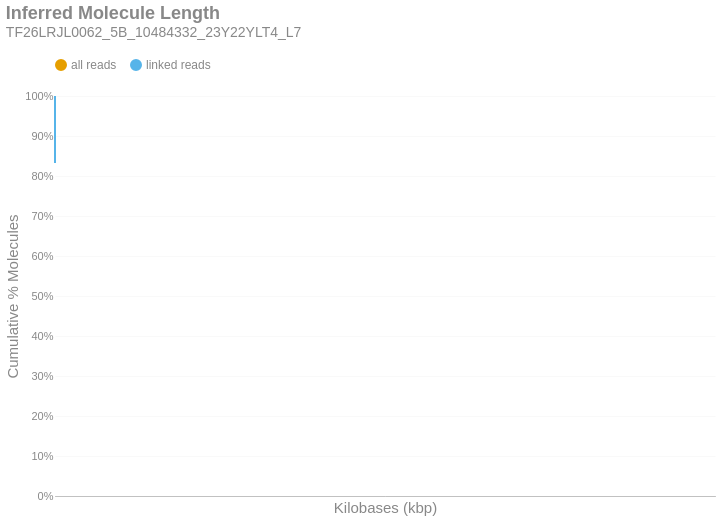

Write notebook code for a chart like this one.
### Markdown cell above
### Inferred Molecule Length
This is the cumulative frequency distribution of molecule lengths inferred from the first and last alignment positions along a contig for all alignments associated with a single linked-read barcode on a given contig.There are two distributions: one with `all` the alignments (yellow) and another with only `linked reads` (blue). The percent of molecules in the `linked reads` distribution is relative to the total number of linked molecules.

### Code cell
if SKIPLR:
    print_html(f"Skipped")
else:
    binned_df = consolidated_hist(valids['length_inferred']/1000, mask, 10, True)
    binned_df = binned_df.with_columns(
        pl.when(pl.col('bin').cast(pl.Utf8) == '0').then(pl.lit('1')).otherwise(pl.col('bin').cast(pl.Utf8)).alias('bin')
    )
    with SafeRender(binned_df):
        (
            density_plot(binned_df, 'Inferred Molecule Length', samplename, 'inferredlen')
            .transform_calculate(bin_kb='datum.bin / 1000')
            .encode(
                x=alt.X('bin_kb:Q', title="Kilobases (kbp)").scale(type='log', padding=0).axis(labelAngle=-40),
                y=alt.Y('value:Q', title='Cumulative % Molecules')
                    .axis(format='%')
                    .stack(False)
                    .scale(domainMin=0, domainMax=1,padding=0),
                color=alt.Color("key:N").scale(domain = ["all reads", "linked reads"]),
                tooltip = [
                    alt.Tooltip("key:N", title = "Data Type"),
                    alt.Tooltip("range_label:N", title="Kilobases"),
                    alt.Tooltip("value:Q", format = ".2%", title="% Molecules (Cum.)")
                ]
            )
        ).display()

### Figure 1 — Vega-Lite specification as saved in the notebook (floating-point values rounded to 4 significant figures)
{"width": "container", "height": 400, "config": {"title": {"anchor": "start", "dy": -15, "fontSize": 18, "color": "#888888", "subtitleColor": "#888888", "subtitleFontSize": 14}, "arc": {"fill": "#0072B2"}, "axis": {"domainColor": "#888888", "domainWidth": 0.5, "gridWidth": 0.2, "grid": false, "titleFontWeight": 400, "titleFontSize": 15, "labelFontSize": 11, "labelColor": "#888888", "tickColor": "#888888", "tickWidth": 0.2, "titleColor": "#888888"}, "axisBand": {"grid": false}, "axisX": {"grid": true, "tickSize": 10, "domainCap": "round"}, "axisY": {"domain": false, "grid": true, "tickSize": 0, "domainCap": "round"}, "background": "transparent", "header": {"labelFontSize": 15, "labelColor": "#888888", "titleFontSize": 15, "titleFontWeight": 600, "titleColor": "#888888"}, "legend": {"labelFont": "sans-serif", "labelFontSize": 12, "labelColor": "#888888", "symbolSize": 100, "symbolType": "circle", "titleFontSize": 12, "titlePadding": 10, "titleColor": "#888888", "title": null, "orient": "top"}, "range": {"category": ["#E69F00", "#56B4E9", "#009E73", "#F0E442", "#0072B2", "#D55E00", "#CC79A7", "#000000"], "diverging": ["#cfe8f3", "#a2d4ec", "#73bfe2", "#46abdb", "#1696d2", "#12719e"]}, "area": {"fill": "#0072B2", "fillOpacity": 0.7, "line": true, "strokeOpacity": 0.7}, "line": {"color": "#0072B2", "stroke": "#0072B2", "strokeWidth": 2}, "trail": {"color": "#0072B2", "stroke": "#0072B2", "strokeWidth": 0, "size": 1}, "point": {"filled": true, "fillOpacity": 1.0, "size": 95}, "text": {"color": "#888888", "fontSize": 11, "align": "right", "fontWeight": 400, "size": 11}, "bar": {"fill": "#0072B2", "stroke": null}, "view": {"stroke": null, "continuousWidth": 660, "continuousHeight": 400}}, "data": {"name": "data-e46e8efe2c992e60d760a8367e678bfd"}, "mark": {"type": "line", "interpolate": "monotone", "point": {"opacity": 0, "size": 275}}, "encoding": {"color": {"field": "key", "scale": {"domain": ["all reads", "linked reads"]}, "type": "nominal"}, "tooltip": [{"field": "key", "title": "Data Type", "type": "nominal"}, {"field": "range_label", "title": "Kilobases", "type": "nominal"}, {"field": "value", "format": ".2%", "title": "% Molecules (Cum.)", "type": "quantitative"}], "x": {"axis": {"labelAngle": -40}, "field": "bin_kb", "scale": {"type": "log", "padding": 0}, "title": "Kilobases (kbp)", "type": "quantitative"}, "y": {"axis": {"format": "%"}, "field": "value", "scale": {"domainMin": 0, "domainMax": 1, "padding": 0}, "stack": false, "title": "Cumulative % Molecules", "type": "quantitative"}}, "params": [{"name": "param_c36ac31b6afebe62", "select": {"type": "point", "fields": ["key"]}, "bind": "legend"}], "title": {"text": "Inferred Molecule Length", "subtitle": "TF26LRJL0062_5B_10484332_23Y22YLT4_L7"}, "transform": [{"fold": ["all reads (cumsum)", "linked reads (cumsum)"]}, {"calculate": "replace(datum.key, ' (cumsum)', '')", "as": "key"}, {"filter": {"param": "param_c36ac31b6afebe62"}}, {"calculate": "datum.bin / 1000", "as": "bin_kb"}], "usermeta": {"embedOptions": {"downloadFileName": "TF26LRJL0062_5B_10484332_23Y22YLT4_L7.inferredlen"}}, "$schema": "https://vega.github.io/schema/vega-lite/v6.4.1.json", "datasets": {"data-e46e8efe2c992e60d760a8367e678bfd": [{"bin": "0.0", "interval": "0.0-10.0", "all reads": 0.9765, "linked reads": 0.8324, "all reads (cumsum)": 0.9765, "linked reads (cumsum)": 0.8324, "range_label": "0-9"}, {"bin": "10.0", "interval": "10.0-20.0", "all reads": 0.01141, "linked reads": 0.08006, "all reads (cumsum)": 0.9879, "linked reads (cumsum)": 0.9124, "range_label": "10-19"}, {"bin": "20.0", "interval": "20.0-30.0", "all reads": 0.005509, "linked reads": 0.03865, "all reads (cumsum)": 0.9934, "linked reads (cumsum)": 0.9511, "range_label": "20-29"}, {"bin": "30.0", "interval": "30.0-40.0", "all reads": 0.003413, "linked reads": 0.02484, "all reads (cumsum)": 0.9968, "linked reads (cumsum)": 0.9759, "range_label": "30-39"}, {"bin": "40.0", "interval": "40.0-50.0", "all reads": 0.002296, "linked reads": 0.01641, "all reads (cumsum)": 0.9991, "linked reads (cumsum)": 0.9923, "range_label": "40-49"}, {"bin": "50.0", "interval": "50.0-60.0", "all reads": 0.000533, "linked reads": 0.004615, "all reads (cumsum)": 0.9997, "linked reads (cumsum)": 0.997, "range_label": "50-59"}, {"bin": "60.0", "interval": "60.0-70.0", "all reads": 0.0001907, "linked reads": 0.001671, "all reads (cumsum)": 0.9998, "linked reads (cumsum)": 0.9986, "range_label": "60-69"}, {"bin": "70.0", "interval": "70.0-80.0", "all reads": 9.29e-05, "linked reads": 0.0008184, "all reads (cumsum)": 0.9999, "linked reads (cumsum)": 0.9994, "range_label": "70-79"}, {"bin": "80.0", "interval": "80.0-90.0", "all reads": 3.912e-05, "linked reads": 0.0003637, "all reads (cumsum)": 1.0, "linked reads (cumsum)": 0.9998, "range_label": "80-89"}, {"bin": "90.0", "interval": "90.0-100.0", "all reads": 1.222e-05, "linked reads": 0.0001137, "all reads (cumsum)": 1.0, "linked reads (cumsum)": 0.9999, "range_label": "90-99"}, {"bin": "100.0", "interval": "100.0-110.0", "all reads": 6.112e-06, "linked reads": 5.684e-05, "all reads (cumsum)": 1.0, "linked reads (cumsum)": 1.0, "range_label": "100-109"}, {"bin": "110.0", "interval": "110.0-120.0", "all reads": 1.222e-06, "linked reads": 1.137e-05, "all reads (cumsum)": 1.0, "linked reads (cumsum)": 1.0, "range_label": "110-119"}, {"bin": "120.0", "interval": "120.0-130.0", "all reads": 0.0, "linked reads": 0.0, "all reads (cumsum)": 1.0, "linked reads (cumsum)": 1.0, "range_label": "120-129"}, {"bin": "130.0", "interval": "130.0-140.0", "all reads": 0.0, "linked reads": 0.0, "all reads (cumsum)": 1.0, "linked reads (cumsum)": 1.0, "range_label": "130-139"}, {"bin": "140.0", "interval": "140.0-150.0", "all reads": 0.0, "linked reads": 0.0, "all reads (cumsum)": 1.0, "linked reads (cumsum)": 1.0, "range_label": "140-149"}, {"bin": "150.0", "interval": "150.0-160.0", "all reads": 1.222e-06, "linked reads": 1.137e-05, "all reads (cumsum)": 1.0, "linked reads (cumsum)": 1.0, "range_label": "150-159"}]}}
